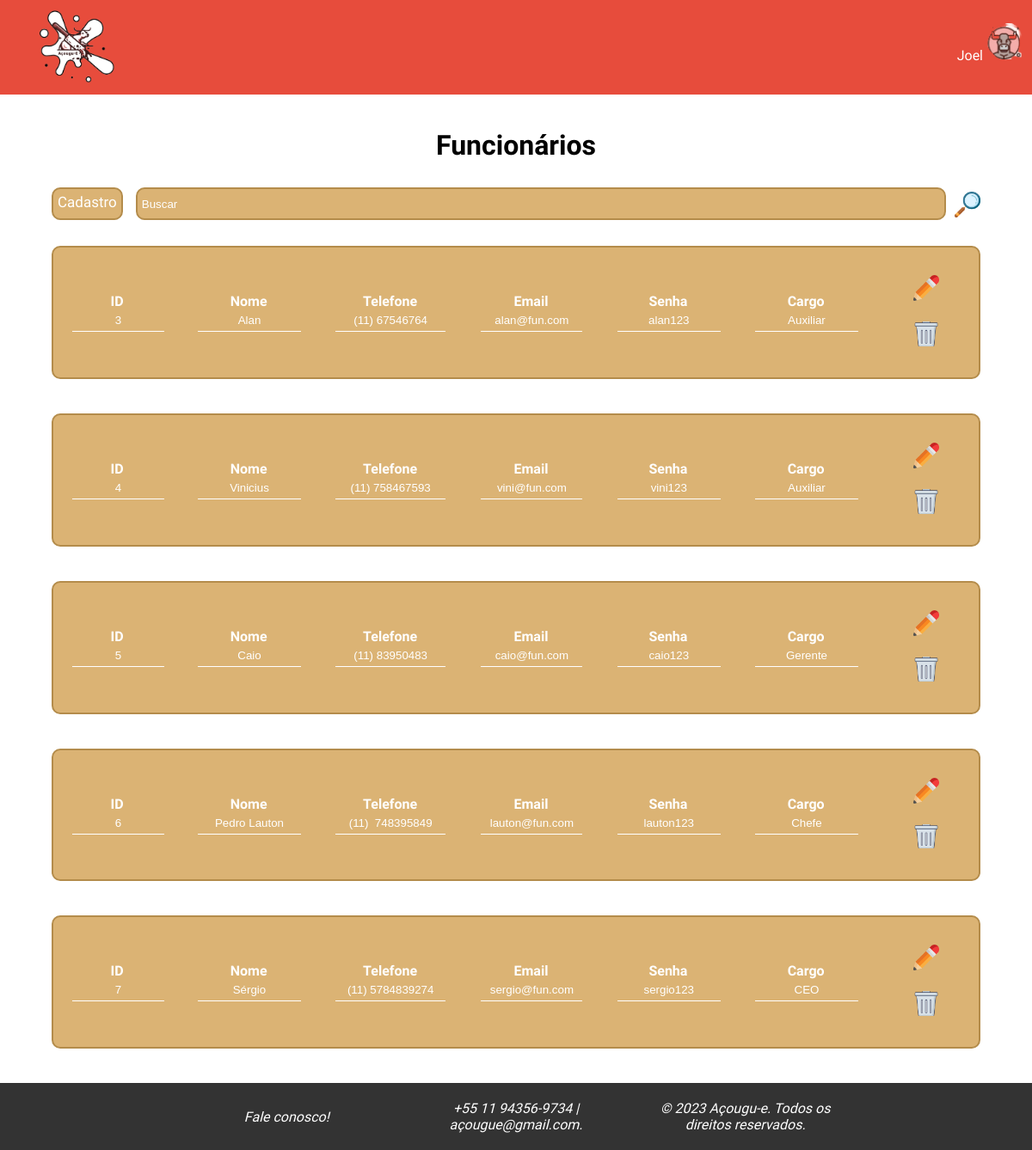
The page /php/php_adm/funcionarios.php (signed in) on the database its author committed.
### tables this page shows
CREATE TABLE `administradores` (
  `AdmId` int(11) NOT NULL,
  `Nome` varchar(50) DEFAULT NULL,
  `Email` varchar(50) DEFAULT NULL,
  `Senha` varchar(255) DEFAULT NULL
);

CREATE TABLE `funcionarios` (
  `Id` int(11) NOT NULL,
  `Nome` varchar(255) NOT NULL,
  `Telefone` varchar(50) NOT NULL,
  `Email` varchar(100) NOT NULL,
  `Senha` char(64) NOT NULL,
  `Cargo` varchar(50) NOT NULL
);

### includes/verifica.php (called while the page is built)
<?php
require 'config.php';
if (isset($_SESSION['tipo_usuario']) && !empty($_SESSION['tipo_usuario'])) {
    require_once 'Usuario.class.php';
    $u = new Usuario();
    if ($_SESSION['tipo_usuario'] == 'cliente') {
        if (isset($_SESSION['idcli']) && !empty($_SESSION['idcli'])) {
            $listLogged = $u->logged($_SESSION['idcli'], $_SESSION['tipo_usuario']);
            $nomeUsu = isset($listLogged['Nome']) ? $listLogged['Nome'] : null;
        } else {
            header("Location: login.php");
            exit();
        }
    } elseif ($_SESSION['tipo_usuario'] == 'administrador') {
        $listAdmin = $u->logged($_SESSION['id_admin'], $_SESSION['tipo_usuario']);
        $nomeUsu = is_array($listAdmin) ? $listAdmin['Nome'] : null;
    } else {
        header("Location: login.php");
        exit();
    }
} else {
    header("Location: ../../php_entrada/login.php");
    exit();
}
?>

### includes/Usuario.class.php (called while the page is built, shortened)
<?php
class Usuario {
    public function logged($id, $tipoUsuario)
    {
        global $pdo;
        $tabela = ($tipoUsuario == 'cliente') ? 'clientes' : 'administradores';
        $colunaId = ($tipoUsuario == 'cliente') ? 'ClienteId' : 'AdmId';
        $sql = "SELECT Nome FROM $tabela WHERE $colunaId = :id";
        $stmt = $pdo->prepare($sql);
        $stmt->bindValue(":id", $id);
        $stmt->execute();
        return $stmt->fetch(PDO::FETCH_ASSOC);
    }
}
?>

### php/php_adm/funcionarios.php (the view, shortened to what this page needs)
<?php
    require '../../includes/verifica.php';
    if (isset($_SESSION['id_admin']) && !empty($_SESSION['id_admin'])):
?>
<!DOCTYPE html>
<html lang="pt-br">
<head>
    <link rel="stylesheet" href="../../style/css_adm/css-funcionarios.css">
</head>
<body>
    <?php include_once "nav_adm.php"; ?>
    <main>
        <?php
            $consultaFuncionarios = $pdo->prepare('SELECT * FROM funcionarios');
            $consultaFuncionarios->execute();
            if ($consultaFuncionarios->rowCount() > 0) {
        ?>
        <h1>Funcionários</h1>
        <div class="container">
            <form action="consultar_funcionarios.php">
                <a href="cadastrar_funcionarios.php" class="input_btn">Cadastro</a>
                <input type="text" name="buscar" class="container buscar" placeholder="Buscar">
                <button type="submit" id="btn"><img src="../../img/pesquisar.png" alt="Editar"></button>
            </form>
        </div>
        <?php
            while ($linhaFuncionario = $consultaFuncionarios->fetch(PDO::FETCH_ASSOC)):
        ?>
        <table>
            <tr>
                <th>ID
                    <br><input type="text" name="txtid" disabled value="<?= $linhaFuncionario['Id']; ?>">
                </th>
                <th>Nome
                    <br><input type="text" name="txtnome" disabled value="<?= $linhaFuncionario['Nome']; ?>">
                </th>
                <th>Telefone
                    <br><input type="text" name="txtnome" disabled value="<?= $linhaFuncionario['Telefone']; ?>">
                </th>
                <th>Email
                     <br><input type="text" name="txtemail" disabled value="<?= $linhaFuncionario['Email']; ?>">
                </th>
                <th>Senha
                    <br><input type="text" name="txtsenha" disabled value="<?= $linhaFuncionario['Senha']; ?>">
                </th>
                <th>Cargo
                    <br><input type="text" name="txtendereco" disabled value="<?= $linhaFuncionario['Cargo']; ?>">
                </th>
                <th>
                    <a href="editar_funcionarios.php?id=<?= $linhaFuncionario['Id']; ?>"><img src="../../img/editar.png" alt="Editar"></a>
                    <a href="excluir_funcionarios.php?id=<?= $linhaFuncionario['Id']; ?>"><img src="../../img/excluir.png" alt="Editar"></a>
                </th>
            </tr>
        </table>
        <?php endwhile; }?>
    </main>
    <?php include_once "footer_adm.php"; ?>
</body>
</html>
<?php
    else:
        header("Location: ../../index.php");
        exit();
    endif;
?>

### php/php_adm/nav_adm.php (shortened to what this page needs)
<?php
    require_once '../../includes/verifica.php';
?>
<!DOCTYPE html>
<html lang="pt-br">
<head>
    <link rel="stylesheet" href="../../style/css_adm/css-nav_adm.css">
</head>
<body>
    <nav>
        <div class="nav">
            <a href="inicio.php"><img src="../../img/logo.png" alt="Logo Açougu-E"></a>
            <p id="nav_usuario"><?php  echo $nomeUsu; ?><img src="../../img/logo_usuario.png" alt="Logo usuário" id="nav_menu_li_img"></p>
        </div>
    </nav>
<body>
</html>

### style/css_adm/css-funcionarios.css (style rules this page uses)
* { margin: 0; padding: 0; }
body { font-family: 'Playpen Sans', sans-serif; box-sizing: border-box; width: 100%; height: 100%; }
main { padding-top: 100px; text-align: center; display: flex; flex-direction: column; justify-content: center; align-items: center; }
h1 { font-size: 32px; padding-bottom: 20px; }
a { text-decoration: none; cursor: pointer; }
th, td { display: block; width: 100%; box-sizing: border-box; text-align: center; padding: 10px; color: white; }
tr { display: block; width: 100%; box-sizing: border-box; margin-bottom: 10px; }
table { width: 90%; background-color: #DBB374; border: #b48c4b; border-radius: 10px; border-style: solid; border-width: 2px; margin: 20px; margin-bottom: 20px; }
input { border: none; outline: none; background: none; border-bottom: 1px solid #FFF; padding: 5px; width: 93%; color: white; }
th input { text-align: center; }
th img { width: 30px; height: auto; padding: 10px; padding: 10px; }
.container img { width: 30px; height: auto; padding-left: 10px; padding-top: 5px; }
form { width: 90%; display: flex; flex-direction: row; margin: 10px; }
.container { width: 100%; display: flex; justify-content: center; }
.container .buscar { width: 90vw; background-color: #DBB374; border: #b48c4b; border-radius: 10px; border-style: solid; border-width: 2px; caret-color: white; color: white ; }
.container .buscar::placeholder { color: white; }
#btn { background-color: transparent; border: none; cursor: pointer; }
.input_btn { font-family: 'Playpen Sans', sans-serif; background-color: #DBB374; padding: 5px; margin-right: 15px; border: #b48c4b; border-radius: 10px; border-style: solid; border-width: 2px; color: white; font-size: 17px; cursor: pointer; }
@media screen and (min-width: 768px) { th, td { display: table-cell; width: auto; box-sizing: border-box; text-align: center; padding: 20px; } }
@media screen and (min-width: 768px) { tr { display: table-row; } }

### style/css_adm/css-nav_adm.css (style rules this page uses)
* { margin: 0; padding: 0; }
body { font-family: 'Playpen Sans', sans-serif; box-sizing: border-box; width: 100%; height: 100%; }
.nav { display: flex; background-color: #E74C3C; position: fixed; width: 100%; height: 110px; z-index: 1000; }
.nav img { width: 80px; padding: 1vw; margin: 20px 0 0 40px; }
.nav_menu li, #nav_usuario { display: inline-block; text-align: center; padding: 7px; border-bottom: #be5555; border: #be5555; border-width: 2px; border-style: solid; }
.nav li a, #nav_usuario { text-decoration: none; color: white; border: none; }
#nav_menu_li_img { margin: 0; width: 50px; height: auto; display: none; }
#nav_usuario { display: none; cursor: pointer; }
@media screen and (min-width: 768px) { #nav_menu_li_img { display:unset; } }
@media screen and (min-width: 768px) { #nav_usuario { display: unset; margin-left: auto; padding-top: 17px; } }
@media screen and (min-width: 768px) { .nav img { width: 100px; margin: auto; padding: 0; padding-top: 10px; margin-left: 40px; margin-bottom: 10px; } }

### style/css_adm/css-footer_adm.css (style rules this page uses)
body { font-family: 'Playpen Sans', sans-serif; box-sizing: border-box; width: 100%; min-height: 100vh; margin: 0; display: flex; flex-direction: column; }
main { flex: 1; padding-top: 150px; }

### rows shown on the page
administradores: Nome "Joel"
funcionarios: txtid "3", txtnome "Alan", txtnome "(11) 67546764", txtemail "alan@fun.com", txtsenha "alan123", txtendereco "Auxiliar"
funcionarios: txtid "4", txtnome "Vinicius", txtnome "(11) 758467593", txtemail "vini@fun.com", txtsenha "vini123", txtendereco "Auxiliar"
funcionarios: txtid "5", txtnome "Caio", txtnome "(11) 83950483", txtemail "caio@fun.com", txtsenha "caio123", txtendereco "Gerente"
funcionarios: txtid "6", txtnome "Pedro Lauton", txtnome "(11) 748395849", txtemail "lauton@fun.com", txtsenha "lauton123", txtendereco "Chefe"
funcionarios: txtid "7", txtnome "Sérgio", txtnome "(11) 5784839274", txtemail "sergio@fun.com", txtsenha "sergio123", txtendereco "CEO"
